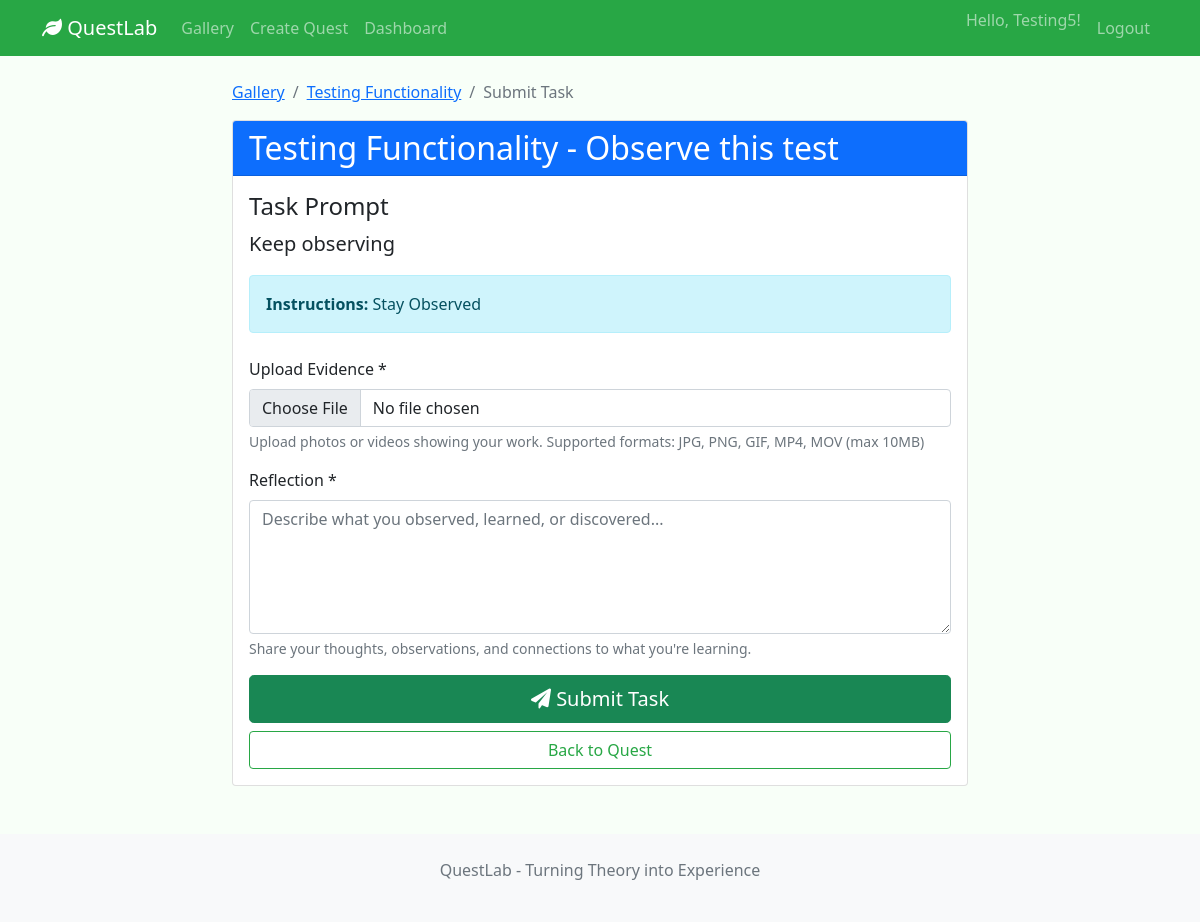
The page /quest/f4964d54-5d84-431e-97a2-e191f2c07a9a/task/80334a38-e3fc-4830-a713-1b631ecc8bea/submit (signed in) on the database its author committed.
### app/models/user.py (models this page shows, shortened)
class User(db.Model, UserMixin):
    __tablename__ = 'users'
    id = db.Column(db.Integer, primary_key=True)
    username = db.Column(db.String(80), unique=True, nullable=False)
    password_hash = db.Column(db.String(128), nullable=False)
    role = db.Column(db.String(20), nullable=False, default='learner')
    submissions = db.relationship('Submission', backref='user', lazy=True)

### app/models/quest.py (models this page shows, shortened)
class Quest(db.Model):
    __tablename__ = 'quests'
    id = db.Column(db.String(36), primary_key=True, default=generate_uuid)
    title = db.Column(db.String(200), nullable=False)
    description = db.Column(db.Text)
    tags = db.Column(db.Text)
    created_at = db.Column(db.DateTime, default=datetime.utcnow)
    published = db.Column(db.Boolean, default=False)
    tasks = db.relationship('Task', backref='quest', lazy='dynamic',
                          cascade='all, delete-orphan', order_by='Task.task_order')

class Task(db.Model):
    __tablename__ = 'tasks'
    id = db.Column(db.String(36), primary_key=True, default=generate_uuid)
    quest_id = db.Column(db.String(36), db.ForeignKey('quests.id'), nullable=False)
    title = db.Column(db.String(200), nullable=False)
    prompt = db.Column(db.Text, nullable=False)
    instructions = db.Column(db.Text)
    task_order = db.Column(db.Integer, nullable=False)

### app/routes/submission_routes.py (the view, shortened to what this page needs)
@submission_bp.route('/quest/<quest_id>/task/<task_id>/submit', methods=['GET', 'POST'])
@login_required
def submit_task(quest_id, task_id):
    quest = QuestService.get_quest_by_id(quest_id)
    if not quest:
        flash('Quest not found', 'error')
        return redirect(url_for('quest.gallery'))
    ip_addr = request.remote_addr or 'unknown'
    user_agent = request.user_agent.string if request.user_agent else ''
    limit, window = current_app.config.get('UPLOAD_RATE_LIMIT', (30, 900))
    if not check_rate_limit(f"upload:{ip_addr}", limit, window):
        current_app.logger.warning("submission.rate_limited user_id=%s ip=%s ua=%s", current_user.id, ip_addr, user_agent)
        abort(429, description="Too many uploads. Please try again later.")
    task = None
    for t in quest.tasks:
        if t.id == task_id:
            task = t
            break
    if not task:
        flash('Task not found', 'error')
        return redirect(url_for('quest.quest_detail', quest_id=quest_id))
    return render_template('task_submit.html', quest=quest, task=task)

### app/services/quest_service.py (called while the page is built)
    @staticmethod
    def get_quest_by_id(quest_id):
        return Quest.query.get(quest_id)

### app/utils/rate_limit.py (called while the page is built)
def _prune(bucket: Deque[float], window: int, now: float) -> None:
    while bucket and bucket[0] < now - window:
        bucket.popleft()

def check_rate_limit(key: str, limit: int, window: int) -> bool:
    now = time.time()
    bucket = _buckets[key]
    _prune(bucket, window, now)
    if len(bucket) >= limit:
        return False
    bucket.append(now)
    return True

### app/templates/task_submit.html (shortened to what this page needs)
{% extends "base.html" %} {% block content %}
<div class="row justify-content-center">
  <div class="col-lg-8">
    <nav aria-label="breadcrumb">
      <ol class="breadcrumb">
        <li class="breadcrumb-item">
          <a href="{{ url_for('quest.gallery') }}">Gallery</a>
        </li>
        <li class="breadcrumb-item">
          <a href="{{ url_for('quest.quest_detail', quest_id=quest.id) }}"
            >{{ quest.title }}</a
          >
        </li>
        <li class="breadcrumb-item active">Submit Task</li>
      </ol>
    </nav>
    <div class="card">
      <div class="card-header bg-primary text-white">
        <h2 class="mb-0">{{ quest.title }} - {{ task.title }}</h2>
      </div>
      <div class="card-body">
        <div class="mb-4">
          <h4>Task Prompt</h4>
          <p class="lead">{{ task.prompt }}</p>
          {% if task.instructions %}
          <div class="alert alert-info">
            <strong>Instructions:</strong> {{ task.instructions }}
          </div>
          {% endif %}
        </div>
        <form method="POST" enctype="multipart/form-data">
          <div class="mb-3">
            <label for="media_file" class="form-label">Upload Evidence *</label>
            <input
              type="file"
              class="form-control"
              id="media_file"
              name="media_file"
              accept="image/*,video/*"
              required
            />
            <div class="form-text">
              Upload photos or videos showing your work. Supported formats: JPG,
              PNG, GIF, MP4, MOV (max 10MB)
            </div>
          </div>
          <div class="mb-3">
            <label for="reflection_text" class="form-label">Reflection *</label>
            <textarea
              class="form-control"
              id="reflection_text"
              name="reflection_text"
              rows="5"
              required
              placeholder="Describe what you observed, learned, or discovered..."
            ></textarea>
            <div class="form-text">
              Share your thoughts, observations, and connections to what you're
              learning.
            </div>
          </div>
          <div class="d-grid gap-2">
            <button type="submit" class="btn btn-success btn-lg">
              <i class="fas fa-paper-plane"></i> Submit Task
            </button>
            <a
              href="{{ url_for('quest.quest_detail', quest_id=quest.id) }}"
              class="btn btn-outline-secondary"
              >Back to Quest</a
            >
          </div>
        </form>
      </div>
    </div>
  </div>
</div>
{% endblock %}

### app/templates/base.html (shortened to what this page needs)
<!DOCTYPE html>
<html lang="en">
  <head>
    <link
      href="https://cdn.jsdelivr.net/npm/bootstrap@5.1.3/dist/css/bootstrap.min.css"
      rel="stylesheet"
    />
    <link
      href="https://cdnjs.cloudflare.com/ajax/libs/font-awesome/6.0.0/css/all.min.css"
      rel="stylesheet"
    />
  </head>
  <body>
    <nav class="navbar navbar-expand-lg navbar-dark bg-success">
      <div class="container">
        <a class="navbar-brand" href="{{ url_for('quest.gallery') }}">
          <i class="fas fa-leaf"></i> QuestLab
        </a>
        <div class="collapse navbar-collapse" id="navbarNav">
          <ul class="navbar-nav me-auto mb-2 mb-lg-0">
            <li class="nav-item">
              <a class="nav-link" href="{{ url_for('quest.gallery') }}"
                >Gallery</a
              >
            </li>
            {% if current_user.is_authenticated and current_user.role in
            ['educator', 'both'] %}
            <li class="nav-item">
              <a class="nav-link" href="{{ url_for('quest.create_quest') }}"
                >Create Quest</a
              >
            </li>
            {% endif %} {% if current_user.is_authenticated %}
            <li class="nav-item">
              <a class="nav-link" href="{{ url_for('submission.dashboard') }}"
                >Dashboard</a
              >
            </li>
            {% endif %}
          </ul>
          <ul class="navbar-nav">
            {% if current_user.is_authenticated %}
            <li class="nav-item">
              <span class="navbar-text me-2"
                >Hello, {{ current_user.username }}!</span
              >
            </li>
            <li class="nav-item">
              <a class="nav-link" href="{{ url_for('auth.logout') }}">Logout</a>
            </li>
            {% endif %}
          </ul>
        </div>
      </div>
    </nav>
    <main class="container mt-4">
       {% block content %}{% endblock %}
    </main>
    <footer class="bg-light mt-5 py-4">
      <div class="container text-center">
        <p class="text-muted">QuestLab - Turning Theory into Experience</p>
      </div>
    </footer>
  </body>
</html>

### app/templates/base.html (style rules this page uses)
:root { --bs-primary: #28a745; --bs-secondary: #198754; }
body { background-color: #f8fff8; }
.navbar { background-color: var(--bs-primary) !important; }
.btn-outline-secondary { color: var(--bs-primary); border-color: var(--bs-primary); }

### rows shown on the page
User: username "Testing5"
Quest: title "Testing Functionality"
Task: title "Observe this test", prompt "Keep observing", instructions "Stay Observed"
